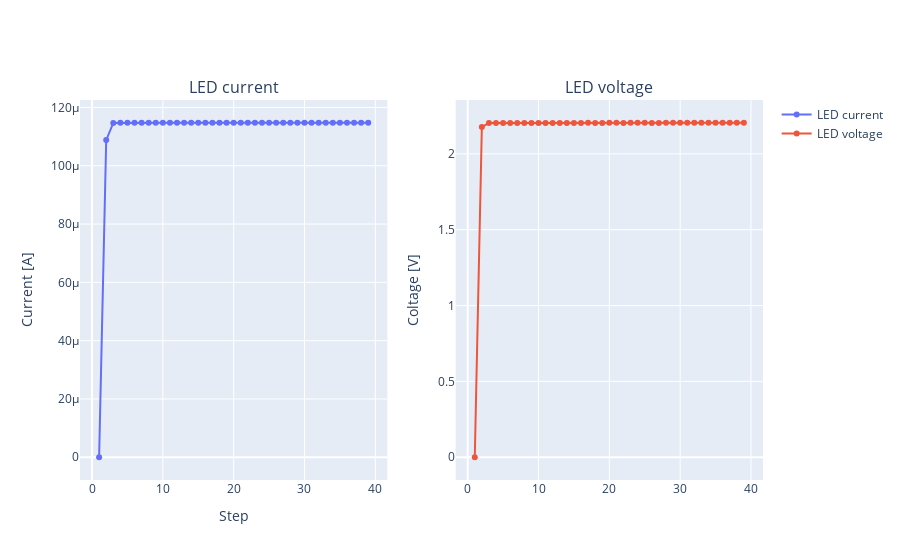

Notebook cell for this chart:
### Markdown cell above
As can be seen in the plot, the clamp becomes active slightly above the set maximum.
(Deviations can occur if the clamp is not calibrated)

### Code cell
fig = make_subplots(rows=1, cols=2,  subplot_titles=("LED current", "LED voltage"))
fig.add_trace(go.Scatter(x=np.arange(1,40), y=currents,
                    mode='lines+markers+text',
                    textposition="top center",
                    name='LED current'),  row=1, col=1)
fig.add_trace(go.Scatter(x=np.arange(1,40), y=voltages,
                    mode='lines+markers+text',
                    textposition="top center",
                    name='LED voltage'),  row=1, col=2)
fig.update_layout(height=600)
fig.update_xaxes(title_text="Step", row=1, col=1);fig.update_yaxes(title_text="Current [A]", row=1, col=1)
fig.update_xaxes(title_text="Step", row=1, col=1);fig.update_yaxes(title_text="Coltage [V]", row=1, col=2)
fig
#uncomment in pure python script:
#fig.show()

### Figure 1 — Plotly figure (JSON) as saved in the notebook; plotly's stock layout.template omitted (floating-point values rounded to 4 significant figures)
{"data": [{"mode": "lines+markers+text", "name": "LED current", "textposition": "top center", "type": "scatter", "x": [1, 2, 3, 4, 5, 6, 7, 8, 9, 10, 11, 12, 13, 14, 15, 16, 17, 18, 19, 20, 21, 22, 23, 24, 25, 26, 27, 28, 29, 30, 31, 32, 33, 34, 35, 36, 37, 38, 39], "xaxis": "x", "y": [0, 0.0001088, 0.0001147, 0.0001147, 0.0001147, 0.0001147, 0.0001147, 0.0001147, 0.0001147, 0.0001147, 0.0001147, 0.0001147, 0.0001147, 0.0001147, 0.0001147, 0.0001147, 0.0001147, 0.0001147, 0.0001148, 0.0001148, 0.0001148, 0.0001147, 0.0001148, 0.0001147, 0.0001147, 0.0001147, 0.0001147, 0.0001147, 0.0001148, 0.0001148, 0.0001148, 0.0001148, 0.0001148, 0.0001148, 0.0001148, 0.0001147, 0.0001148, 0.0001148, 0.0001148, 0.0001148], "yaxis": "y"}, {"mode": "lines+markers+text", "name": "LED voltage", "textposition": "top center", "type": "scatter", "x": [1, 2, 3, 4, 5, 6, 7, 8, 9, 10, 11, 12, 13, 14, 15, 16, 17, 18, 19, 20, 21, 22, 23, 24, 25, 26, 27, 28, 29, 30, 31, 32, 33, 34, 35, 36, 37, 38, 39], "xaxis": "x2", "y": [0, 2.176, 2.203, 2.203, 2.203, 2.203, 2.203, 2.203, 2.204, 2.204, 2.204, 2.204, 2.204, 2.204, 2.203, 2.204, 2.204, 2.204, 2.204, 2.204, 2.204, 2.204, 2.204, 2.204, 2.204, 2.204, 2.204, 2.204, 2.204, 2.204, 2.204, 2.204, 2.204, 2.204, 2.204, 2.204, 2.204, 2.204, 2.205, 2.205], "yaxis": "y2"}], "layout": {"annotations": [{"font": {"size": 16}, "showarrow": false, "text": "LED current", "x": 0.225, "xanchor": "center", "xref": "paper", "y": 1, "yanchor": "bottom", "yref": "paper"}, {"font": {"size": 16}, "showarrow": false, "text": "LED voltage", "x": 0.775, "xanchor": "center", "xref": "paper", "y": 1, "yanchor": "bottom", "yref": "paper"}], "autosize": true, "xaxis": {"anchor": "y", "autorange": true, "domain": [0, 0.45], "range": [-1.567, 41.57], "title": {"text": "Step"}, "type": "linear"}, "xaxis2": {"anchor": "y2", "autorange": true, "domain": [0.55, 1], "range": [-1.567, 41.57], "type": "linear"}, "yaxis": {"anchor": "x", "autorange": true, "domain": [0, 1], "range": [-9.47e-06, 0.0001242], "title": {"text": "Current [A]"}, "type": "linear"}, "yaxis2": {"anchor": "x2", "autorange": true, "domain": [0, 1], "range": [-0.182, 2.387], "title": {"text": "Coltage [V]"}, "type": "linear"}}}
